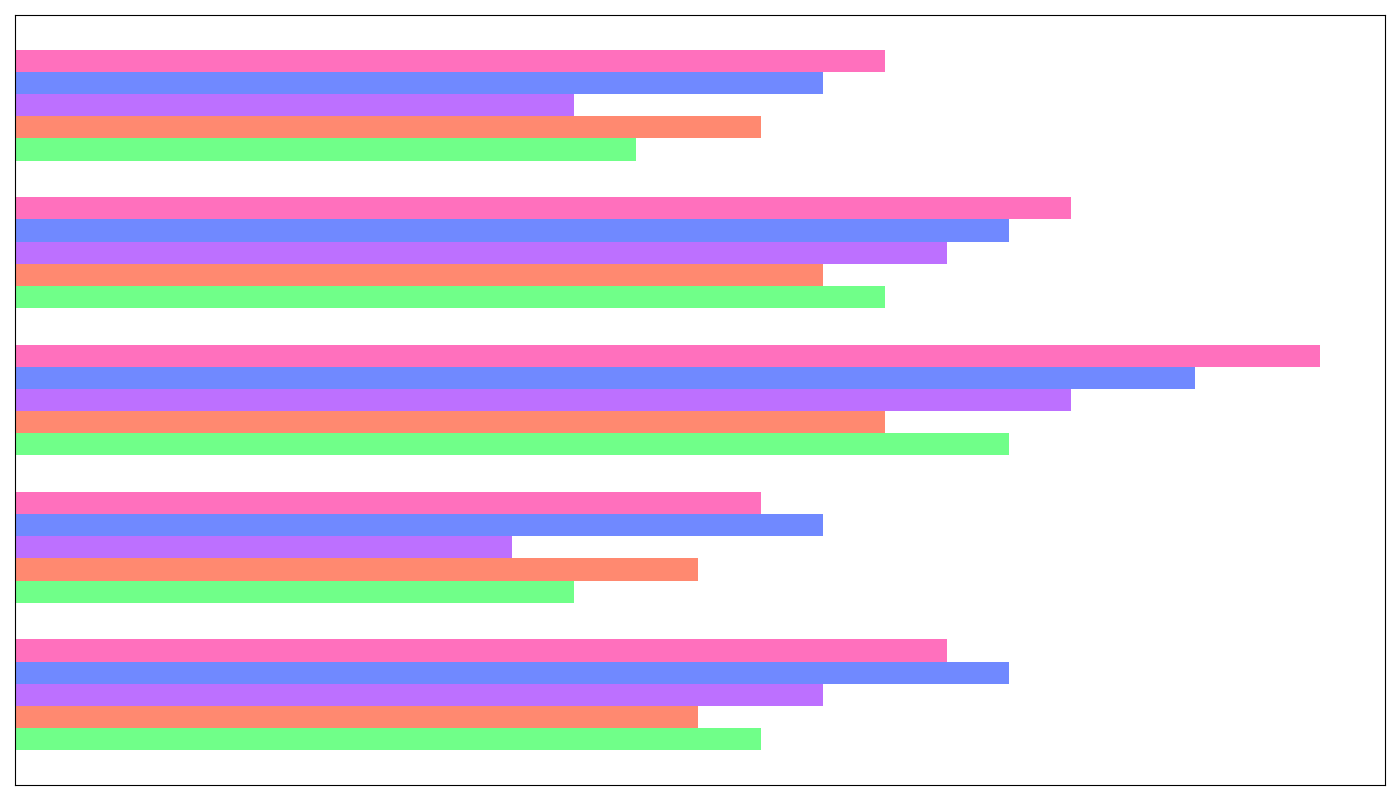

Source code (Python):
import matplotlib.pyplot as plt
import numpy as np

years = np.array([2018, 2019, 2020, 2021, 2022])
stores = ["Store A", "Store B", "Store C", "Store D", "Store E"]

revenue = np.array([
    [12, 11, 13, 16, 15], 
    [9, 11, 8, 13, 12],    
    [16, 14, 17, 19, 21],  
    [14, 13, 15, 16, 17],  
    [10, 12, 9, 13, 14],   
])

fig, ax1 = plt.subplots(figsize=(14, 8))
colors = ['#33FF57', '#FF5733', '#A133FF', '#3357FF', '#FF33A1']
bar_height = 0.15

for idx in range(len(stores)):
    ax1.barh(years + np.array([idx])*bar_height, revenue[:, idx], height=bar_height, 
             color=colors[idx % len(colors)], alpha=0.7)

# Remove textual elements
ax1.set_xticks([])
ax1.set_yticks([])
ax1.legend().set_visible(False)
ax1.grid(False)

plt.tight_layout()
plt.show()
